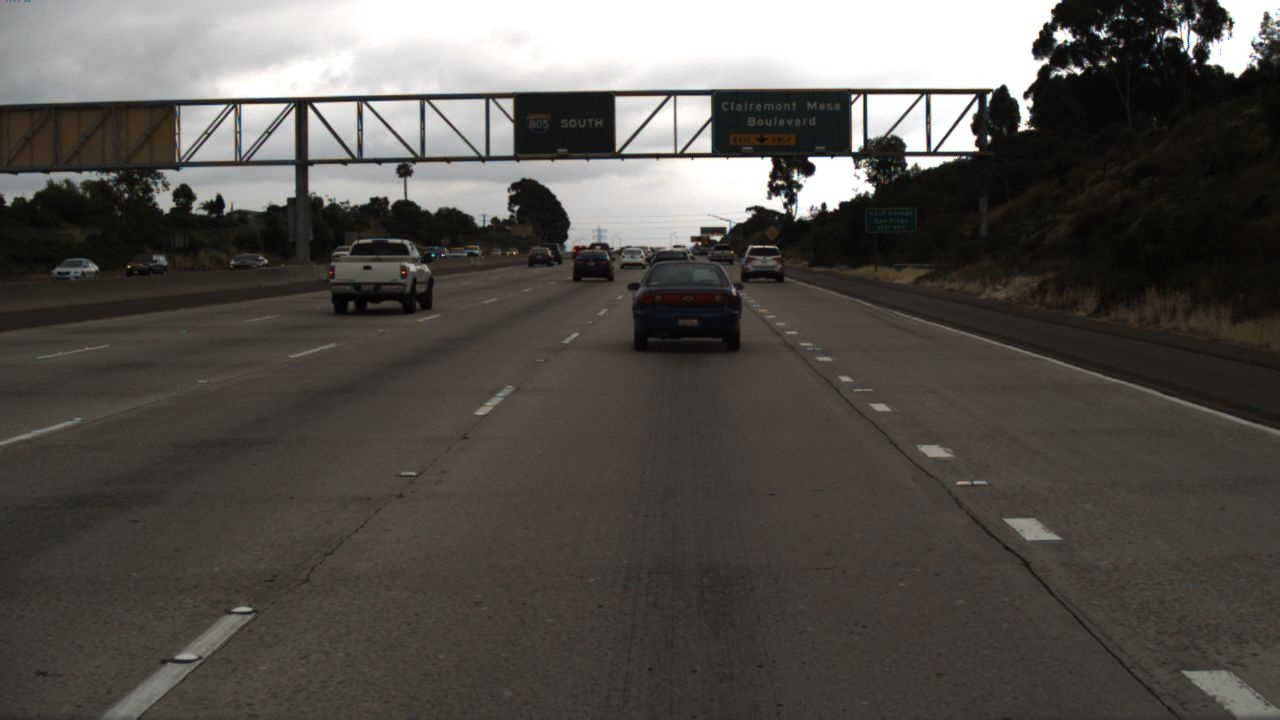
#> input picture Dataset/1 (3).jpg, 1280 x 720 px; its folder holds only this picture in this run
$ python lane_departure_warning_system.py
#> lines starting #> are read from the running program, lines starting #| are printed output that depends on the picture; after the words box and inside, x2 and y2 are one past the last pixel; in counts of white or black regions, pixels touching at a corner belong together
import cv2
import numpy as np
import os


# Region of Interest Mask


def region_of_interest(img):
    height, width = img.shape[:2]
    mask = np.zeros_like(img)

    polygon = np.array(
        [
            [
                (50, height),
                (width - 50, height),
                (width - 200, int(height * 0.55)),
                (200, int(height * 0.55)),
            ]
        ],
        np.int32,
    )

    cv2.fillPoly(mask, polygon, 255)
    masked_image = cv2.bitwise_and(img, mask)
    return masked_image


# Averaging slope intercept


def average_slope_intercept(lines):
    left, right = [], []
    if lines is None:
        return None, None
    for line in lines:
        x1, y1, x2, y2 = line.reshape(4)
        if x2 - x1 == 0:
            continue
        slope, intercept = np.polyfit((x1, x2), (y1, y2), 1)

        # filtering out nearly flat lines
        if abs(slope) < 0.3:
            continue

        if slope < 0:
            left.append((slope, intercept))
        else:
            right.append((slope, intercept))

    left_avg = np.average(left, axis=0) if len(left) > 0 else None
    right_avg = np.average(right, axis=0) if len(right) > 0 else None
    return left_avg, right_avg


def make_points(y1, y2, line_params):
    if line_params is None:
        return None
    slope, intercept = line_params
    if slope == 0:
        return None
    x1 = int((y1 - intercept) / slope)
    x2 = int((y2 - intercept) / slope)
    return np.array([x1, y1, x2, y2])


def draw_lanes(img, lines):
    left, right = average_slope_intercept(lines)
    y1 = img.shape[0]
    y2 = int(y1 * 0.6)
    overlay = img.copy()

    drawn = False
    if left is not None:
        left_line = make_points(y1, y2, left)
        if left_line is not None:
            cv2.line(
                overlay,
                (left_line[0], left_line[1]),
                (left_line[2], left_line[3]),
                (0, 255, 0),
                10,
            )
            drawn = True
    if right is not None:
        right_line = make_points(y1, y2, right)
        if right_line is not None:
            cv2.line(
                overlay,
                (right_line[0], right_line[1]),
                (right_line[2], right_line[3]),
                (0, 255, 0),
                10,
            )
            drawn = True

    if not drawn and lines is not None:
        for line in lines:
            x1, y1, x2, y2 = line.reshape(4)
            cv2.line(overlay, (x1, y1), (x2, y2), (0, 0, 255), 2)

    return overlay


# Lane Detection Pipeline


def process_image(image):

    # grayscale + blur
    gray = cv2.cvtColor(image, cv2.COLOR_BGR2GRAY)
    blur = cv2.GaussianBlur(gray, (5, 5), 0)

    # edges
    edges = cv2.Canny(blur, 40, 120)

    # mask ROI
    roi_edges = region_of_interest(edges)

    # hough transform
    lines = cv2.HoughLinesP(
        roi_edges,
        rho=1,
        theta=np.pi / 180,
        threshold=30,
        minLineLength=40,
        maxLineGap=100,
    )

    # drawing lanes

    lane_img = draw_lanes(image, lines)
    return lane_img


if __name__ == "__main__":
    input_dir = "Dataset"
    output_dir = "Output"
    os.makedirs(output_dir, exist_ok=True)

    for root, _, files in os.walk(input_dir):
        for file in files:
            if file.lower().endswith((".jpg", ".png", ".jpeg")):
                img_path = os.path.join(root, file)
                img = cv2.imread(img_path)
#> img is the input picture: shape (720, 1280, 3); mean B, G, R 76.8, 81.2, 84.8
                if img is None:
                    continue

                lane_img = process_image(img)
#> in process_image, `edges = cv2.Canny(blur, 40, 120)`:
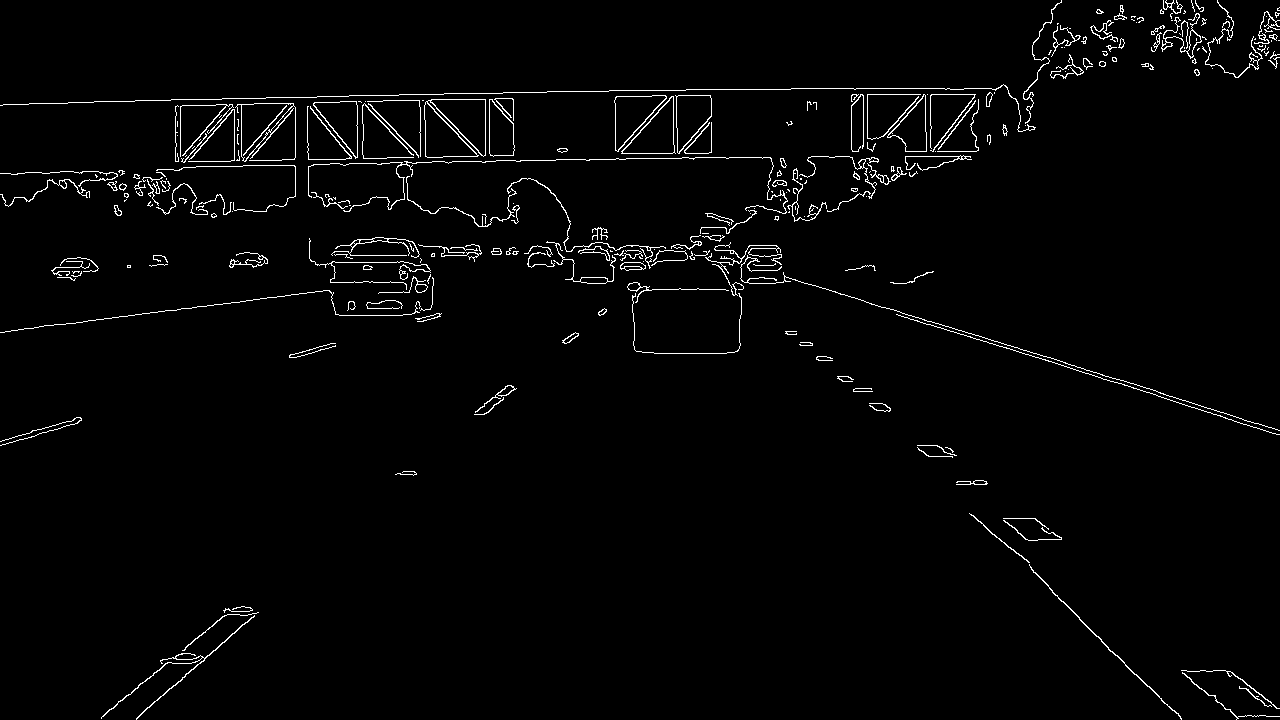
#> edges: shape (720, 1280); 2.1% white in thin lines or dots
#> in region_of_interest, `cv2.fillPoly(mask, polygon, 255)`:
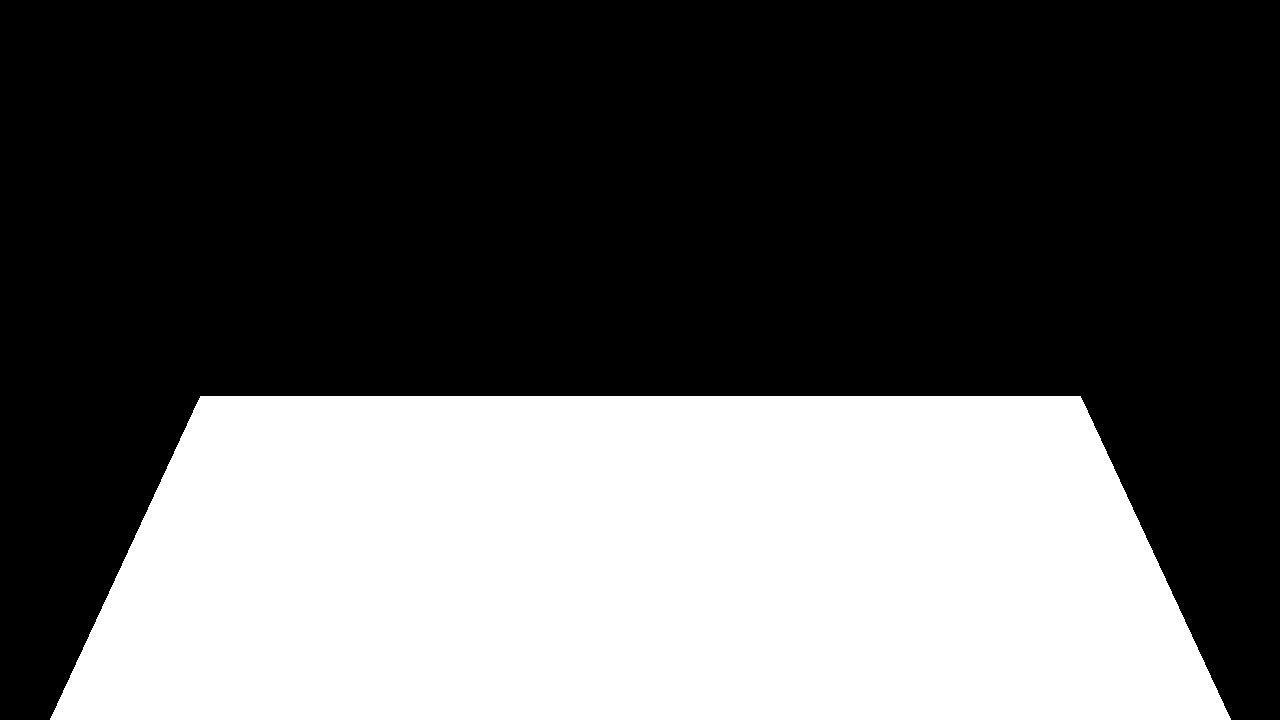
#> mask: shape (720, 1280); 36.2% white; 1 white region, box (x1, y1, x2, y2) and area: (50, 396, 1231, 720) 334044
#> in region_of_interest, `masked_image = cv2.bitwise_and(img, mask)`:
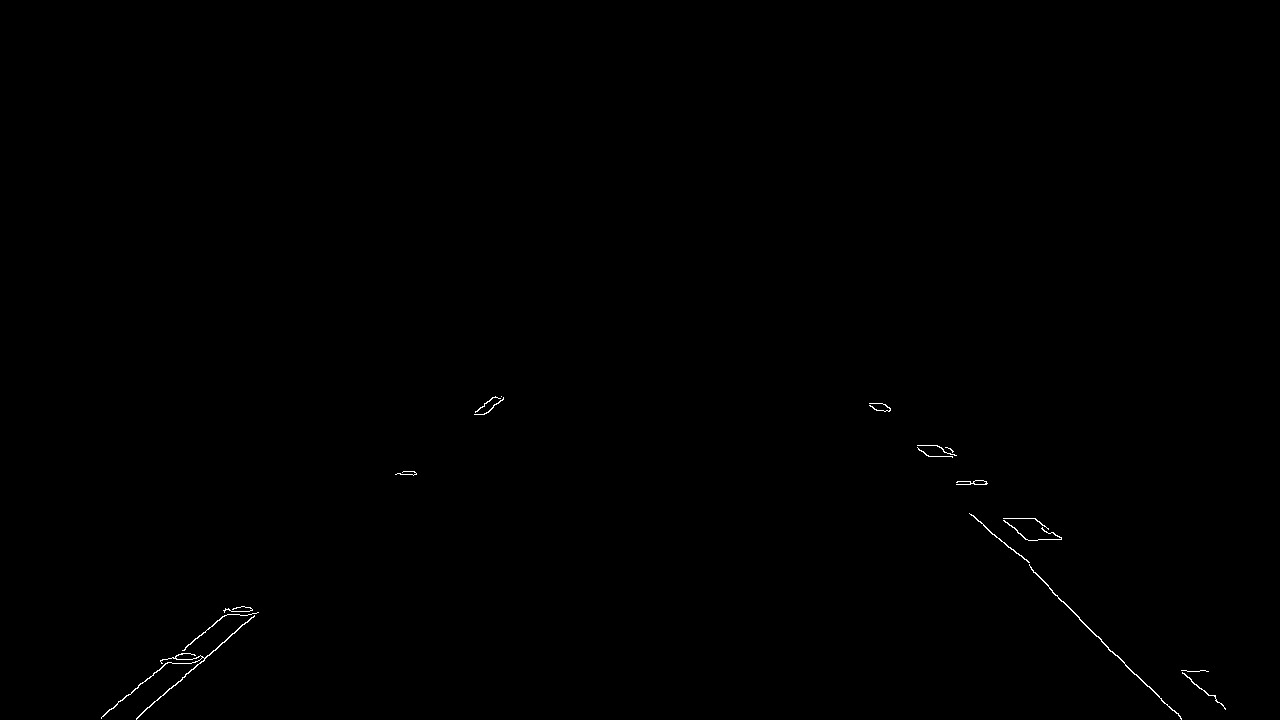
#> masked_image: shape (720, 1280); 0.18% white in thin lines or dots, all inside (x1, y1, x2, y2) = (101, 396, 1226, 720)
#> in process_image, `lines = cv2.HoughLinesP( roi_edges, rho=1, theta=np.pi / 180, threshol..`: lines = 17 rows, first 6: [130, 694, 233, 608], [1010, 547, 1181, 718], [136, 718, 258, 612], [999, 538, 1164, 703], [994, 534, 1134, 674], [142, 712, 257, 612]
#> the loop in average_slope_intercept, `for line in lines:` made 17 passes
#> (x1, y1, x2, y2, slope, intercept) on passes 1 to 8: (130, 694, 233, 608, -0.835, 802.5), (1010, 547, 1181, 718, 1, -463), (136, 718, 258, 612, -0.869, 836.2), (999, 538, 1164, 703, 1, -461), (994, 534, 1134, 674, 1, -460), (142, 712, 257, 612, -0.87, 835.5), (101, 717, 229, 609, -0.844, 802.2), (917, 447, 1028, 540, 0.838, -321.3)
#> after the loop in average_slope_intercept, `for line in lines:`: left = [(-0.835, 802.5), (-0.869, 836.2), (-0.87, 835.5), (-0.844, 802.2), (-0.811, 806), (-0.844, 803.2), (-0.859, 823.7), (-0.841, 810.7)]; right = [(1, -463), (1, -461), (1, -460), (0.838, -321.3), (0.867, -352.2), (0.756, -262.6), (1, -462), (0.901, -393.1), (0.925, -423.6)]
#> in average_slope_intercept, `left_avg = np.average(left, axis=0) if len(left) > 0 else None`: left_avg = [-0.847, 815]
#> in average_slope_intercept, `right_avg = np.average(right, axis=0) if len(right) > 0 else None`: right_avg = [0.921, -399.9]
#> in draw_lanes, `left, right = average_slope_intercept(lines)`: left = [-0.847, 815]; right = [0.921, -399.9]
#> in make_points, `slope, intercept = line_params`: slope = -0.847; intercept = 815
#> in make_points, `x1 = int((y1 - intercept) / slope)`: x1 = 112
#> in make_points, `x2 = int((y2 - intercept) / slope)`: x2 = 452
#> in draw_lanes, `left_line = make_points(y1, y2, left)`: left_line = [112, 720, 452, 432]
#> in draw_lanes, `right_line = make_points(y1, y2, right)`: right_line = [1216, 720, 903, 432]
#> in draw_lanes, `cv2.line( overlay, (right_line[0], right_line[1]), (right_line[2], rig..`:
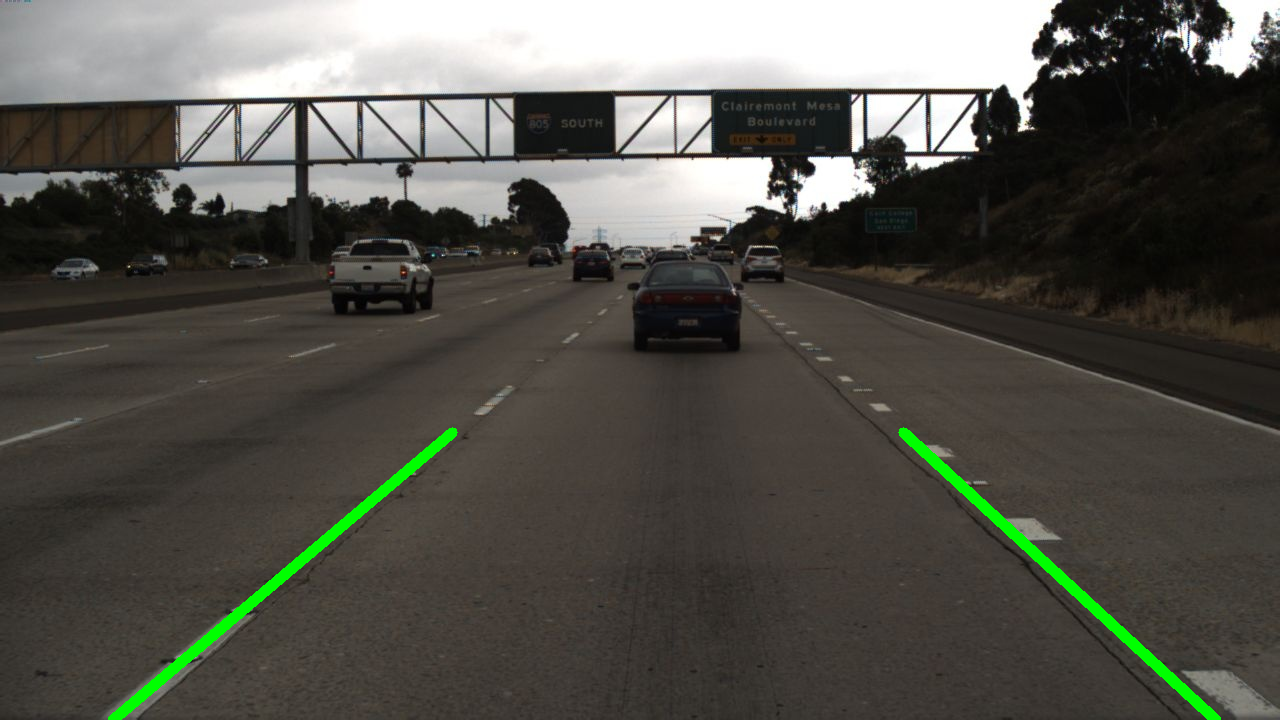
#> overlay: shape (720, 1280, 3); mean B, G, R 76, 83.1, 83.9

                out_path = os.path.join(output_dir, file)
                cv2.imwrite(out_path, lane_img)

    print(f" Lane detection completed. Results saved in '{output_dir}'")

$ run again, on Dataset/1 (8).jpg
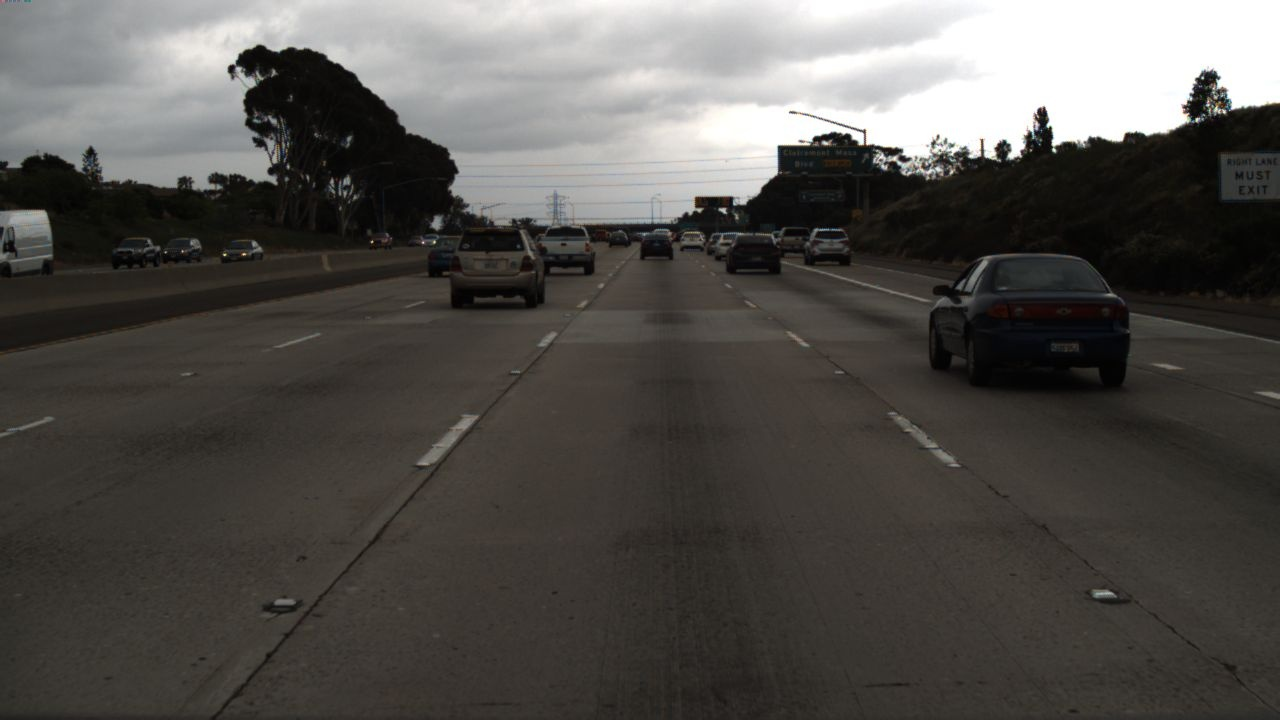
#> input picture Dataset/1 (8).jpg, 1280 x 720 px
#> img is the input picture: shape (720, 1280, 3); mean B, G, R 77.1, 80.7, 83.3
#> in process_image, `edges = cv2.Canny(blur, 40, 120)`:
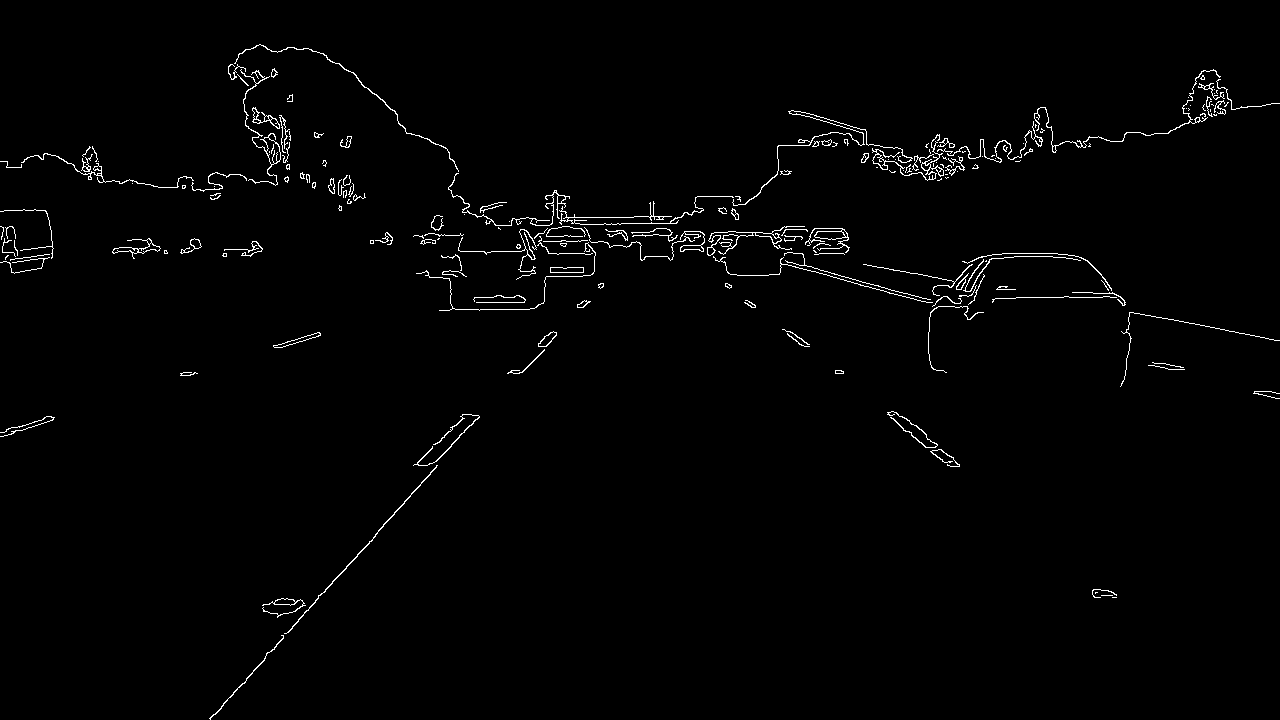
#> edges: shape (720, 1280); 1.4% white in thin lines or dots
#> mask: shape (720, 1280); 36.2% white; 1 white region, box (x1, y1, x2, y2) and area: (50, 396, 1231, 720) 334044
#> masked_image: shape (720, 1280); 0.13% white in thin lines or dots, all inside (x1, y1, x2, y2) = (209, 411, 1117, 720)
#> lines = [[210, 719, 404, 503], [210, 718, 436, 467], [416, 464, 466, 414], [434, 462, 479, 417], [887, 414, 948, 465], [904, 417, 959, 465], [263, 604, 304, 603], [432, 463, 479, 416], [415, 464, 463, 414], [891, 418, 947, 465]]
#> the loop in average_slope_intercept, `for line in lines:` made 10 passes
#> (x1, y1, x2, y2, slope, intercept) on passes 1 to 8: (210, 719, 404, 503, -1.11, 952.8), (210, 718, 436, 467, -1.11, 951.2), (416, 464, 466, 414, -1, 880), (434, 462, 479, 417, -1, 896), (887, 414, 948, 465, 0.836, -327.6), (904, 417, 959, 465, 0.873, -371.9), (263, 604, 304, 603, -0.0244, 610.4), (432, 463, 479, 416, -1, 895)
#> after the loop in average_slope_intercept, `for line in lines:`: left = [(-1.11, 952.8), (-1.11, 951.2), (-1, 880), (-1, 896), (-1, 895), (-1.04, 896.3)]; right = [(0.836, -327.6), (0.873, -371.9), (0.839, -329.8)]
#> left_avg = [-1.04, 911.9]
#> right_avg = [0.849, -343.1]
#> in draw_lanes, `left, right = average_slope_intercept(lines)`: left = [-1.04, 911.9]; right = [0.849, -343.1]
#> in make_points, `slope, intercept = line_params`: slope = -1.04; intercept = 911.9
#> in make_points, `x1 = int((y1 - intercept) / slope)`: x1 = 183
#> in make_points, `x2 = int((y2 - intercept) / slope)`: x2 = 459
#> left_line = [183, 720, 459, 432]
#> right_line = [1251, 720, 912, 432]
#> in draw_lanes, `cv2.line( overlay, (right_line[0], right_line[1]), (right_line[2], rig..`:
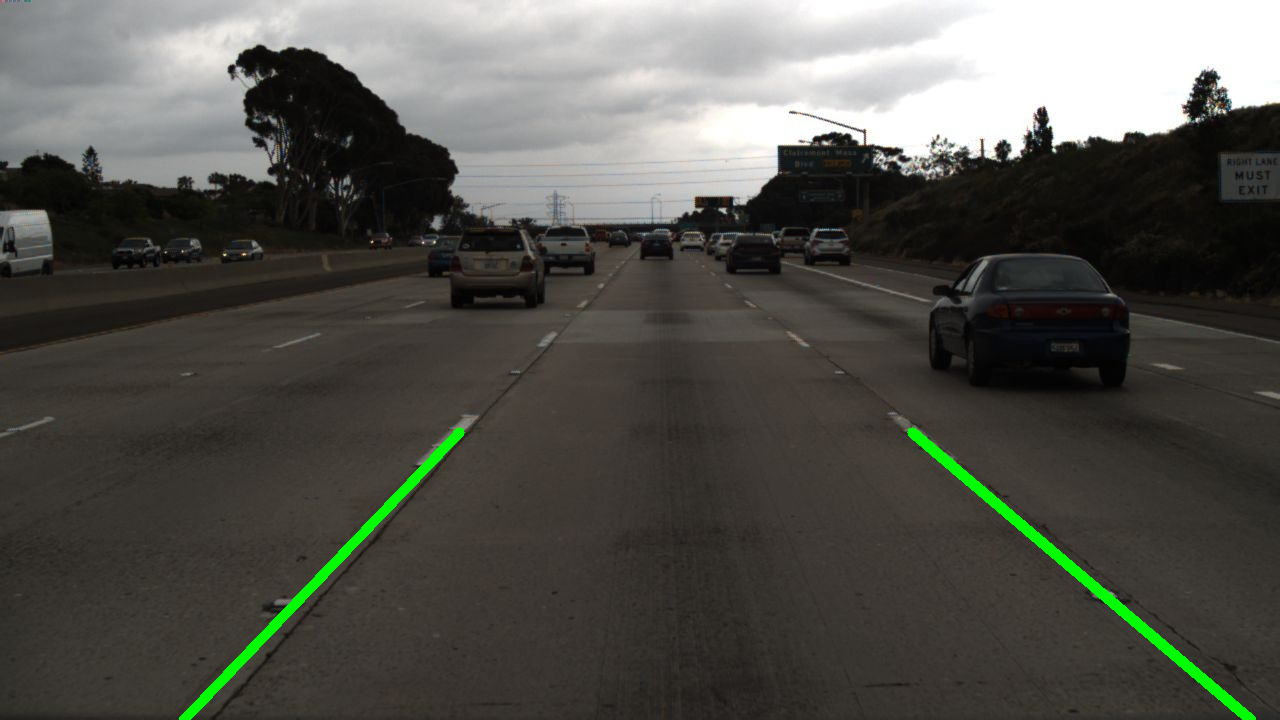
#> overlay: shape (720, 1280, 3); mean B, G, R 76.5, 82.5, 82.6
